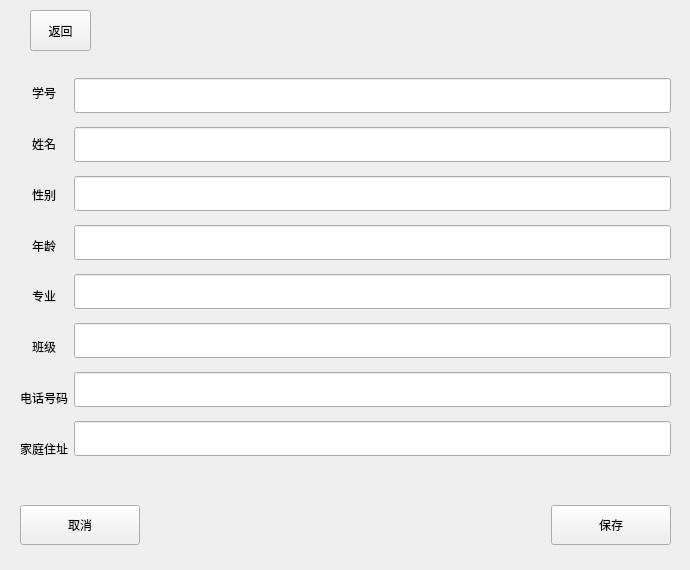
<?xml version="1.0" encoding="UTF-8"?>
<ui version="4.0">
 <class>StudentInfoEdit</class>
 <widget class="QWidget" name="StudentInfoEdit">
  <property name="geometry">
   <rect>
    <x>0</x>
    <y>0</y>
    <width>690</width>
    <height>570</height>
   </rect>
  </property>
  <property name="windowTitle">
   <string>Form</string>
  </property>
  <widget class="QPushButton" name="returnButton">
   <property name="geometry">
    <rect>
     <x>30</x>
     <y>10</y>
     <width>61</width>
     <height>41</height>
    </rect>
   </property>
   <property name="text">
    <string>返回</string>
   </property>
  </widget>
  <widget class="QWidget" name="">
   <property name="geometry">
    <rect>
     <x>20</x>
     <y>500</y>
     <width>651</width>
     <height>51</height>
    </rect>
   </property>
   <layout class="QHBoxLayout" name="horizontalLayout">
    <item>
     <widget class="QPushButton" name="cancelButton">
      <property name="minimumSize">
       <size>
        <width>120</width>
        <height>40</height>
       </size>
      </property>
      <property name="text">
       <string>取消</string>
      </property>
     </widget>
    </item>
    <item>
     <spacer name="horizontalSpacer">
      <property name="orientation">
       <enum>Qt::Orientation::Horizontal</enum>
      </property>
      <property name="sizeHint" stdset="0">
       <size>
        <width>40</width>
        <height>20</height>
       </size>
      </property>
     </spacer>
    </item>
    <item>
     <widget class="QPushButton" name="saveButton">
      <property name="minimumSize">
       <size>
        <width>120</width>
        <height>40</height>
       </size>
      </property>
      <property name="text">
       <string>保存</string>
      </property>
     </widget>
    </item>
   </layout>
  </widget>
  <widget class="QWidget" name="">
   <property name="geometry">
    <rect>
     <x>20</x>
     <y>70</y>
     <width>651</width>
     <height>401</height>
    </rect>
   </property>
   <layout class="QHBoxLayout" name="horizontalLayout_2">
    <item>
     <layout class="QVBoxLayout" name="verticalLayout_2">
      <item>
       <widget class="QLabel" name="label_8">
        <property name="text">
         <string>学号</string>
        </property>
        <property name="alignment">
         <set>Qt::AlignmentFlag::AlignCenter</set>
        </property>
       </widget>
      </item>
      <item>
       <widget class="QLabel" name="label_7">
        <property name="text">
         <string>姓名</string>
        </property>
        <property name="alignment">
         <set>Qt::AlignmentFlag::AlignCenter</set>
        </property>
       </widget>
      </item>
      <item>
       <widget class="QLabel" name="label_6">
        <property name="text">
         <string>性别</string>
        </property>
        <property name="alignment">
         <set>Qt::AlignmentFlag::AlignCenter</set>
        </property>
       </widget>
      </item>
      <item>
       <widget class="QLabel" name="label_3">
        <property name="text">
         <string>年龄</string>
        </property>
        <property name="alignment">
         <set>Qt::AlignmentFlag::AlignCenter</set>
        </property>
       </widget>
      </item>
      <item>
       <widget class="QLabel" name="label_5">
        <property name="text">
         <string>专业</string>
        </property>
        <property name="alignment">
         <set>Qt::AlignmentFlag::AlignCenter</set>
        </property>
       </widget>
      </item>
      <item>
       <widget class="QLabel" name="label">
        <property name="text">
         <string>班级</string>
        </property>
        <property name="alignment">
         <set>Qt::AlignmentFlag::AlignCenter</set>
        </property>
       </widget>
      </item>
      <item>
       <widget class="QLabel" name="label_4">
        <property name="text">
         <string>电话号码</string>
        </property>
        <property name="alignment">
         <set>Qt::AlignmentFlag::AlignCenter</set>
        </property>
       </widget>
      </item>
      <item>
       <widget class="QLabel" name="label_2">
        <property name="text">
         <string>家庭住址</string>
        </property>
        <property name="alignment">
         <set>Qt::AlignmentFlag::AlignCenter</set>
        </property>
       </widget>
      </item>
     </layout>
    </item>
    <item>
     <layout class="QVBoxLayout" name="verticalLayout">
      <item>
       <widget class="QLineEdit" name="ID">
        <property name="minimumSize">
         <size>
          <width>550</width>
          <height>35</height>
         </size>
        </property>
        <property name="alignment">
         <set>Qt::AlignmentFlag::AlignCenter</set>
        </property>
       </widget>
      </item>
      <item>
       <widget class="QLineEdit" name="NAME">
        <property name="minimumSize">
         <size>
          <width>550</width>
          <height>35</height>
         </size>
        </property>
        <property name="alignment">
         <set>Qt::AlignmentFlag::AlignCenter</set>
        </property>
       </widget>
      </item>
      <item>
       <widget class="QLineEdit" name="GENDER">
        <property name="minimumSize">
         <size>
          <width>550</width>
          <height>35</height>
         </size>
        </property>
        <property name="alignment">
         <set>Qt::AlignmentFlag::AlignCenter</set>
        </property>
       </widget>
      </item>
      <item>
       <widget class="QLineEdit" name="AGE">
        <property name="minimumSize">
         <size>
          <width>550</width>
          <height>35</height>
         </size>
        </property>
        <property name="alignment">
         <set>Qt::AlignmentFlag::AlignCenter</set>
        </property>
       </widget>
      </item>
      <item>
       <widget class="QLineEdit" name="MAJORS">
        <property name="minimumSize">
         <size>
          <width>550</width>
          <height>35</height>
         </size>
        </property>
        <property name="alignment">
         <set>Qt::AlignmentFlag::AlignCenter</set>
        </property>
       </widget>
      </item>
      <item>
       <widget class="QLineEdit" name="CLASS">
        <property name="minimumSize">
         <size>
          <width>550</width>
          <height>35</height>
         </size>
        </property>
        <property name="alignment">
         <set>Qt::AlignmentFlag::AlignCenter</set>
        </property>
       </widget>
      </item>
      <item>
       <widget class="QLineEdit" name="PHNOENUM">
        <property name="minimumSize">
         <size>
          <width>550</width>
          <height>35</height>
         </size>
        </property>
        <property name="alignment">
         <set>Qt::AlignmentFlag::AlignCenter</set>
        </property>
       </widget>
      </item>
      <item>
       <widget class="QLineEdit" name="ADDRESS">
        <property name="minimumSize">
         <size>
          <width>550</width>
          <height>35</height>
         </size>
        </property>
        <property name="alignment">
         <set>Qt::AlignmentFlag::AlignCenter</set>
        </property>
       </widget>
      </item>
     </layout>
    </item>
   </layout>
  </widget>
 </widget>
 <resources/>
 <connections/>
</ui>
